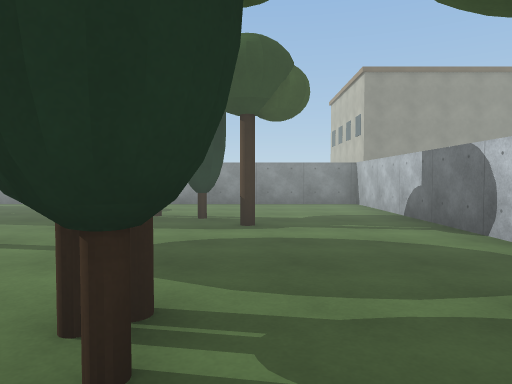
View 1 (above)

24 first-person views from a walk through a scene from a Unity 3-D project. The camera is 1.3 m above the floor, tilts 2° down and sees 70° across. The floor is counted in squares, 2 m on a side. Each view is taken from the middle of a square. On the plan, view 1 faces up. The plan holds only what a view shows up to about 11 squares ahead; the rest is blank. The place goes on beyond the plan. The player is left out. Door leaves are left out, so doorways stand open. Surface patterns are stand-ins for the level's own textures.

View 2
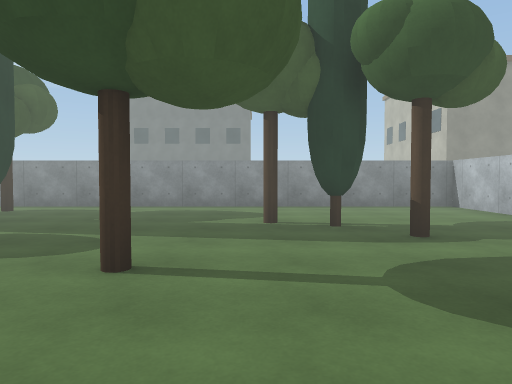

View 3
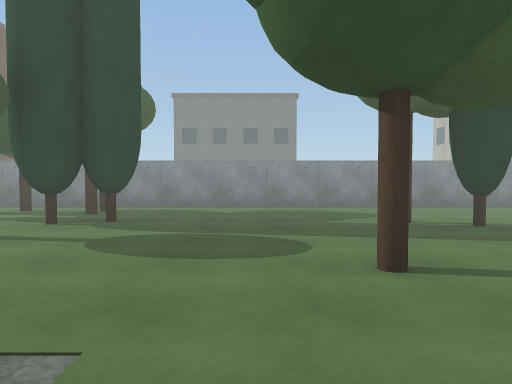

View 4
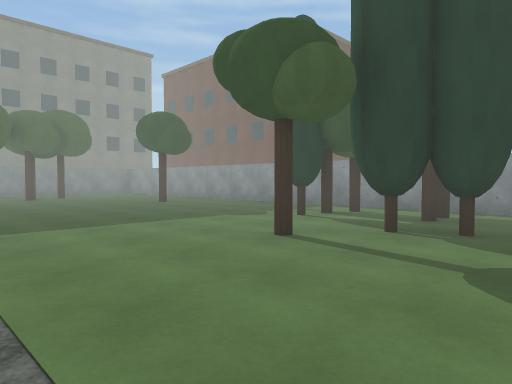

View 5
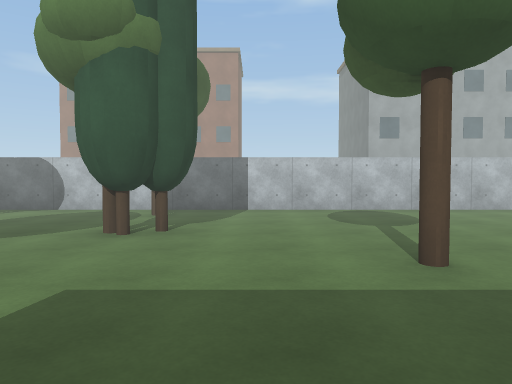

View 6
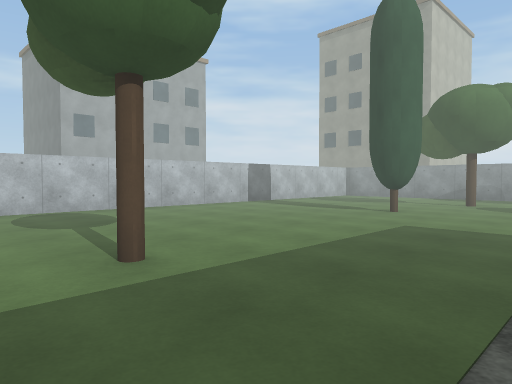

View 7
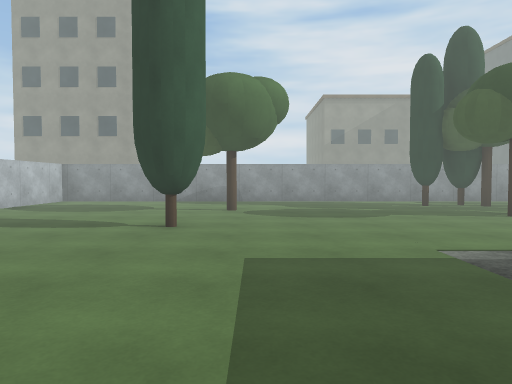

View 8
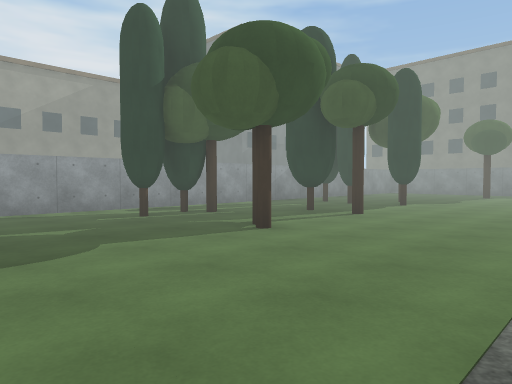

View 9
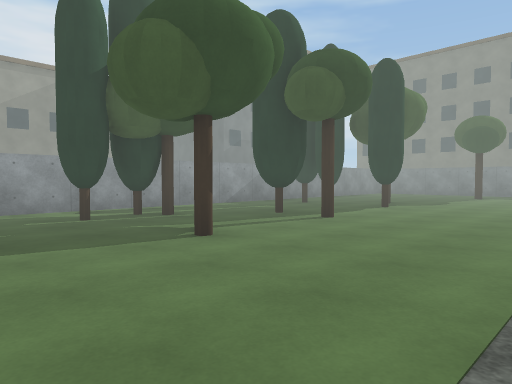

View 10
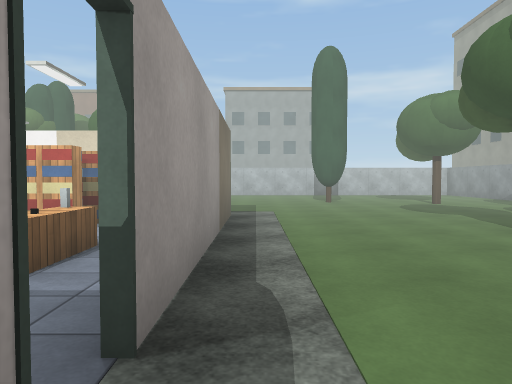

View 11
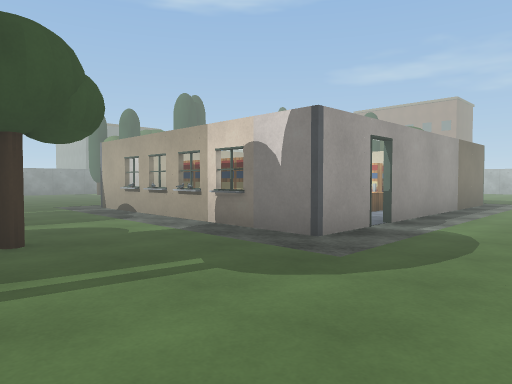

View 12
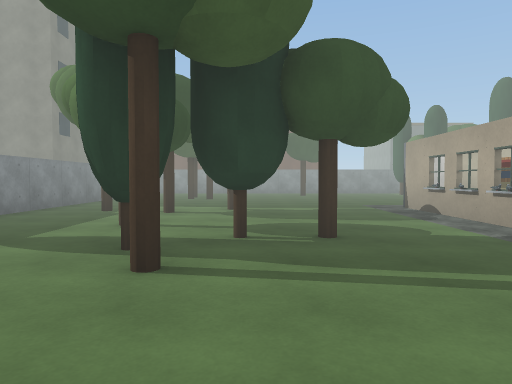

View 13
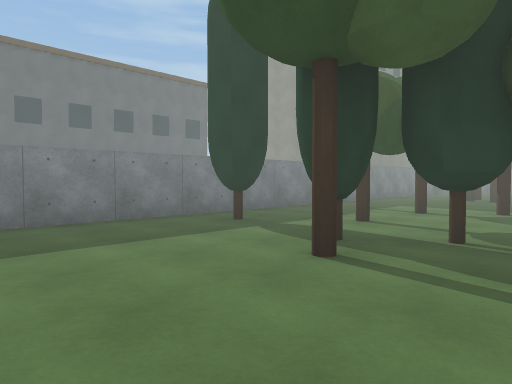

View 14
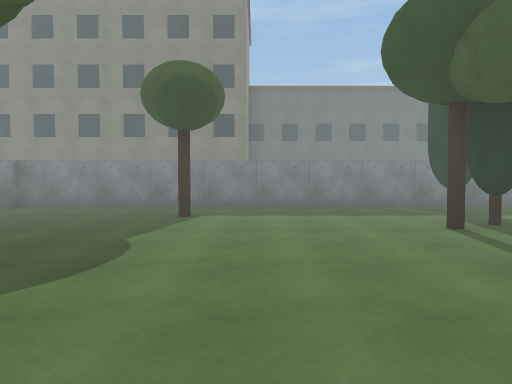

View 15
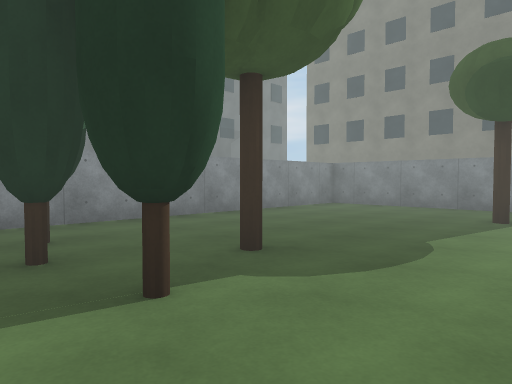

View 16
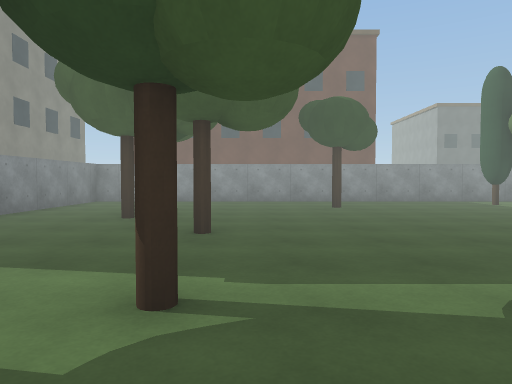

View 17
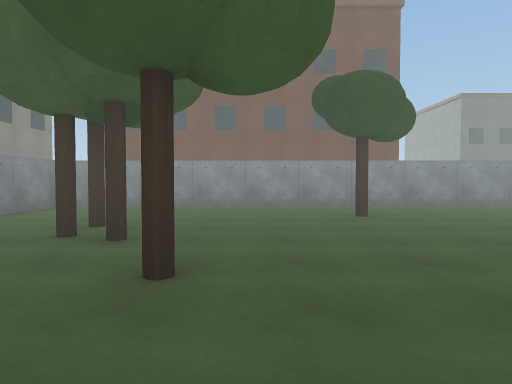

View 18
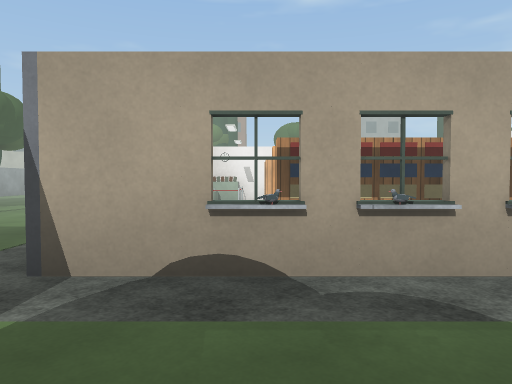

View 19
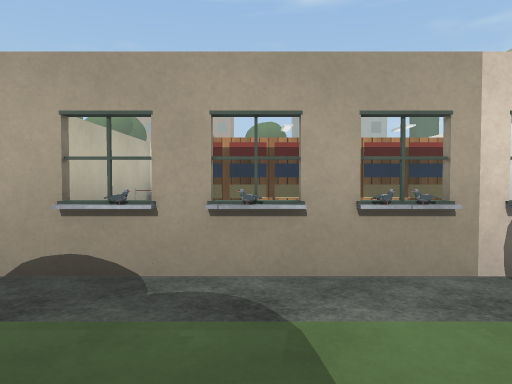

View 20
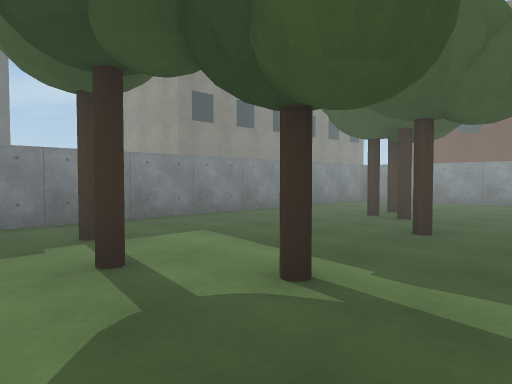

View 21
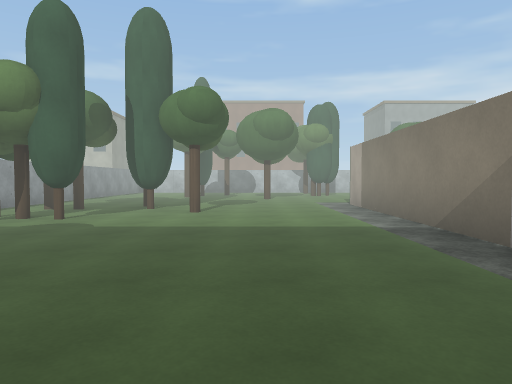

View 22
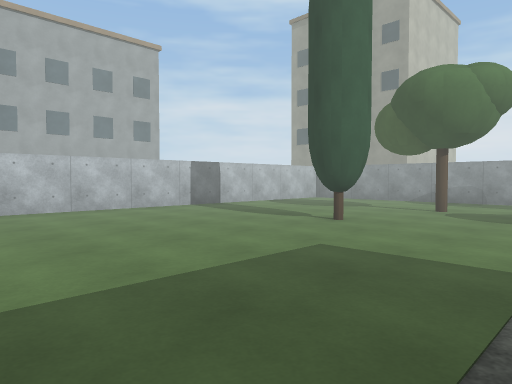

View 23
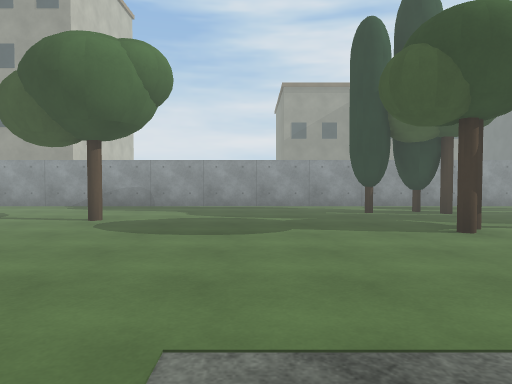

View 24
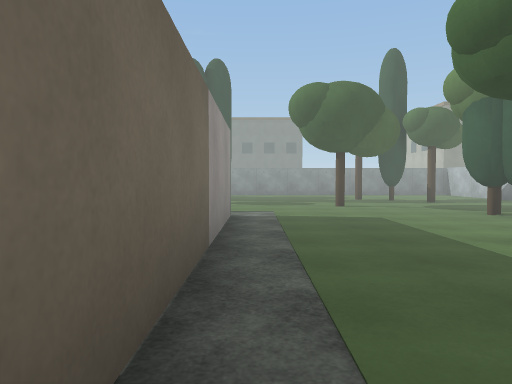

### Floor plan
Ten units are one square. View 1 is at (0, 0); x grows to the right and y downward. Boxes are objects, and circles mark ways between rooms. Rooms are numbered by the first view taken in them; rooms with no view inside come last. Other rooms are left out.
<svg viewBox="-211 -102 242 233">
<path fill="none" stroke="#000" d="M-125 36 -125 -16M-54 -4 -54 46 -108 46M-115 -15 -64 -15M-7 -9 -11 -16M-6 -9 -11 -14M-5 -9 -11 -12M-206 126 26 126 26 -97 -206 -97 -206 126M-65 -14 -120 -14M-56 2 -56 -5"/>
<rect x="-195" y="25" width="10" height="10" fill="#bbb"><title>other object</title></rect>
<rect x="-195" y="-15" width="10" height="10" fill="#bbb"><title>other object</title></rect>
<rect x="-185" y="75" width="10" height="10" fill="#bbb"><title>other object</title></rect>
<rect x="-185" y="35" width="10" height="10" fill="#bbb"><title>other object</title></rect>
<rect x="-185" y="15" width="10" height="10" fill="#bbb"><title>other object</title></rect>
<rect x="-185" y="-5" width="10" height="10" fill="#bbb"><title>other object</title></rect>
<rect x="-185" y="-55" width="10" height="10" fill="#bbb"><title>other object</title></rect>
<rect x="-185" y="-65" width="10" height="10" fill="#bbb"><title>other object</title></rect>
<rect x="-175" y="35" width="10" height="10" fill="#bbb"><title>other object</title></rect>
<rect x="-175" y="-15" width="10" height="10" fill="#bbb"><title>other object</title></rect>
<rect x="-175" y="-35" width="10" height="10" fill="#bbb"><title>other object</title></rect>
<rect x="-165" y="25" width="10" height="10" fill="#bbb"><title>other object</title></rect>
<rect x="-155" y="25" width="10" height="10" fill="#bbb"><title>other object</title></rect>
<rect x="-145" y="85" width="10" height="10" fill="#bbb"><title>other object</title></rect>
<rect x="-145" y="-75" width="10" height="10" fill="#bbb"><title>other object</title></rect>
<rect x="-135" y="105" width="10" height="10" fill="#bbb"><title>other object</title></rect>
<rect x="-135" y="95" width="10" height="10" fill="#bbb"><title>other object</title></rect>
<rect x="-135" y="85" width="10" height="10" fill="#bbb"><title>other object</title></rect>
<rect x="-135" y="15" width="10" height="10" fill="#bbb"><title>other object</title></rect>
<rect x="-135" y="5" width="10" height="10" fill="#bbb"><title>other object</title></rect>
<rect x="-135" y="-5" width="10" height="10" fill="#bbb"><title>other object</title></rect>
<rect x="-105" y="95" width="10" height="10" fill="#bbb"><title>other object</title></rect>
<rect x="-105" y="85" width="10" height="10" fill="#bbb"><title>other object</title></rect>
<rect x="-105" y="-85" width="10" height="10" fill="#bbb"><title>other object</title></rect>
<rect x="-95" y="105" width="10" height="10" fill="#bbb"><title>other object</title></rect>
<rect x="-95" y="-75" width="10" height="10" fill="#bbb"><title>other object</title></rect>
<rect x="-95" y="-85" width="10" height="10" fill="#bbb"><title>other object</title></rect>
<rect x="-95" y="-95" width="10" height="10" fill="#bbb"><title>other object</title></rect>
<rect x="-85" y="105" width="10" height="10" fill="#bbb"><title>other object</title></rect>
<rect x="-85" y="85" width="10" height="10" fill="#bbb"><title>other object</title></rect>
<rect x="-85" y="75" width="10" height="10" fill="#bbb"><title>other object</title></rect>
<rect x="-85" y="-55" width="10" height="10" fill="#bbb"><title>other object</title></rect>
<rect x="-75" y="105" width="10" height="10" fill="#bbb"><title>other object</title></rect>
<rect x="-75" y="-65" width="10" height="10" fill="#bbb"><title>other object</title></rect>
<rect x="-75" y="-85" width="10" height="10" fill="#bbb"><title>other object</title></rect>
<rect x="-65" y="-15" width="10" height="10" fill="#bbb"><title>other object</title></rect>
<rect x="-65" y="-75" width="10" height="10" fill="#bbb"><title>other object</title></rect>
<rect x="-35" y="-45" width="10" height="10" fill="#bbb"><title>other object</title></rect>
<rect x="-25" y="95" width="10" height="10" fill="#bbb"><title>other object</title></rect>
<rect x="-25" y="65" width="10" height="10" fill="#bbb"><title>other object</title></rect>
<rect x="-25" y="5" width="10" height="10" fill="#bbb"><title>other object</title></rect>
<rect x="-25" y="-25" width="10" height="10" fill="#bbb"><title>other object</title></rect>
<rect x="-25" y="-65" width="10" height="10" fill="#bbb"><title>other object</title></rect>
<rect x="-15" y="-25" width="10" height="10" fill="#bbb"><title>other object</title></rect>
<rect x="-15" y="-65" width="10" height="10" fill="#bbb"><title>other object</title></rect>
<rect x="-5" y="-15" width="10" height="10" fill="#bbb"><title>other object</title></rect>
<rect x="-5" y="-55" width="10" height="10" fill="#bbb"><title>other object</title></rect>
<rect x="15" y="-25" width="10" height="10" fill="#bbb"><title>other object</title></rect>
<rect x="-115" y="-5" width="10" height="40" fill="#bbb"><title>other object</title></rect>
<rect x="-105" y="-5" width="10" height="40" fill="#bbb"><title>other object</title></rect>
<rect x="-95" y="25" width="10" height="10" fill="#bbb"><title>other object</title></rect>
<rect x="-85" y="-5" width="10" height="40" fill="#bbb"><title>other object</title></rect>
<rect x="-75" y="-5" width="10" height="40" fill="#bbb"><title>other object</title></rect>
<circle cx="-110" cy="45" r="3" fill="#2a7"/>
<text x="-90" y="50">1</text>
<text x="-90" y="10">2</text>
</svg>
Room 1 opens to room 2.

Where each view was taken, in squares from view 1:
view 1: 0 up, 0 right, facing up
view 2: 1 up, 2 left, facing up
view 3: 1 up, 4 left, facing up
view 4: 2 up, 5 left, facing up-left
view 5: 0 up, 5 left, facing right
view 6: 0 up, 5 left, facing down-right
view 7: 2 down, 3 left, facing down
view 8: 5 down, 4 left, facing down-left
view 9: 5 down, 5 left, facing down-left
view 10: 5 down, 12 left, facing right
view 11: 7 down, 16 left, facing up-right
view 12: 7 down, 16 left, facing up
view 13: 7 down, 15 left, facing up-left
view 14: 7 down, 12 left, facing left
view 15: 7 down, 12 left, facing down-left
view 16: 1 down, 16 left, facing up
view 17: 1 up, 16 left, facing up
view 18: 0 up, 15 left, facing right
view 19: 1 down, 15 left, facing right
view 20: 1 down, 15 left, facing up-left
view 21: 4 up, 15 left, facing right
view 22: 2 down, 5 left, facing down-right
view 23: 4 down, 5 left, facing down
view 24: 5 down, 5 left, facing up
